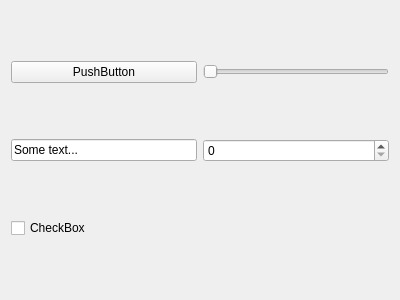
<?xml version="1.0" encoding="UTF-8"?>
<ui version="4.0">
 <class>Form</class>
 <widget class="QWidget" name="Form">
  <property name="geometry">
   <rect>
    <x>0</x>
    <y>0</y>
    <width>400</width>
    <height>300</height>
   </rect>
  </property>
  <property name="windowTitle">
   <string>Form</string>
  </property>
  <layout class="QGridLayout" name="gridLayout">
   <item row="0" column="0">
    <widget class="QPushButton" name="pushButton">
     <property name="text">
      <string>PushButton</string>
     </property>
    </widget>
   </item>
   <item row="0" column="1">
    <widget class="QSlider" name="horizontalSlider">
     <property name="orientation">
      <enum>Qt::Horizontal</enum>
     </property>
    </widget>
   </item>
   <item row="1" column="0">
    <widget class="QLineEdit" name="lineEdit">
     <property name="text">
      <string>Some text...</string>
     </property>
    </widget>
   </item>
   <item row="1" column="1">
    <widget class="QSpinBox" name="spinBox"/>
   </item>
   <item row="2" column="0">
    <widget class="QCheckBox" name="checkBox">
     <property name="text">
      <string>CheckBox</string>
     </property>
    </widget>
   </item>
  </layout>
 </widget>
 <resources/>
 <connections/>
</ui>
